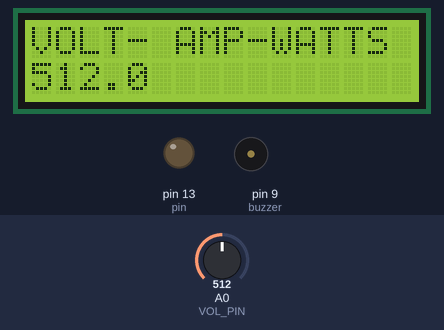
Bench run of a sketch on a simulated Arduino Uno, built with avr-gcc and run on an emulated ATmega328P. Shown: 16×2 character LCD, output pins drawn as LEDs (lit = HIGH), buzzer (waves = sounding, pin HIGH). Inputs (shaded band) come from the test bench; at power-on: A0 (VOL_PIN) = 512.

Above: at 2.7 s.
2.8 s: A0 (VOL_PIN) set to 475
At 4.8 s:
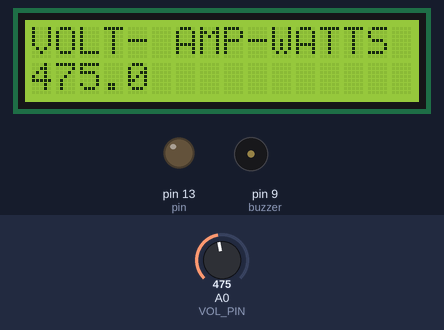
5.1 s: A0 (VOL_PIN) set to 439
At 5.4 s:
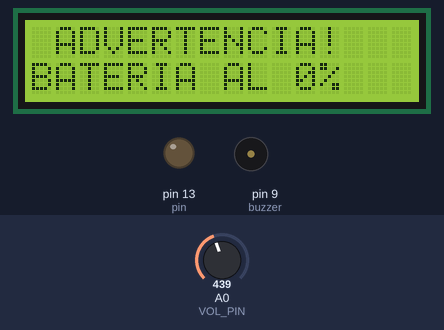
At 7.4 s:
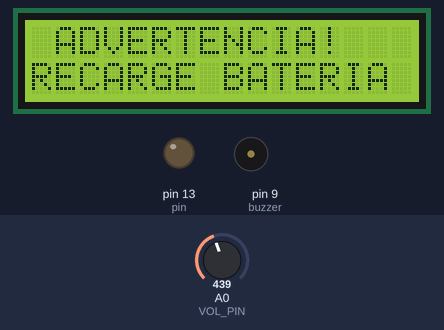
Timing chart, 0 to 8.9 s (numbered marks = the images above; inputs shaded):
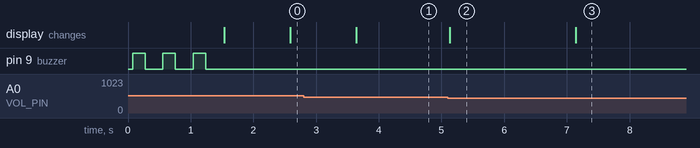

Measured:
- the behaviour switches between 458 and 457 on A0 (VOL_PIN) (found by bisection; images 1 and 2)
- after the input at 2.8 s, the display: changes after 0.84 s (image 1)
- after the input at 5.1 s, the display: changes at once (image 2)
- what the display in image 2 shows lasts 2.0 s, from 5.1 s to 7.1 s

The sketch:

LCD_FRANKI_48-0.2.ino
```cpp
#include <Wire.h>
#include <LiquidCrystal_I2C.h>
//LiquidCrystal_I2C lcd(0x27,20,4);  // LCD 20X4
LiquidCrystal_I2C lcd(0x27,16,2);  // LCD 16X2
#include <avr/io.h>
#include <avr/interrupt.h>


const int
VOL_PIN = A0,  // LECTURA DE BATERIA
VOLAC_PIN = A3, // LECTURA DE AC
pin = 13;

int buzzer = 9 ;// Pin 9 SONIDO

void setup()
{

  pinMode(buzzer, OUTPUT) ;
  pinMode(pin, OUTPUT);
  lcd.begin();                      // initialize the lcd
  lcd.backlight();
  lcd.setCursor(1,0);
  lcd.print("ENFOQUE SOLAR");

  digitalWrite (buzzer, HIGH) ;// send voice
  delay (200) ;// Delay 1ms
  digitalWrite (buzzer, LOW) ;// do not send voice
  delay (80) ;// delay ms
  delay (200) ;// Delay 1ms
  digitalWrite (buzzer, HIGH) ;// send voice
  delay (200) ;// Delay 1ms
  digitalWrite (buzzer, LOW) ;// do not send voice
  delay (80) ;// delay ms
  delay (200) ;// Delay 1ms
  digitalWrite (buzzer, HIGH) ;// send voice
  delay (200) ;// Delay 1ms
  digitalWrite (buzzer, LOW) ;// do not send voice
  delay (80) ;// delay ms
  delay (200) ;// Delay 1ms

  lcd.clear();
  lcd.setCursor(0,0);
  lcd.print("VOLT- AMP- WATTS");

}


void loop()
{
 // dot(); dot(); dot();
 // dash(); dash(); dash();
 // temp_();

  voltaje_dc();


}

void dot()
{
  digitalWrite(pin, HIGH);
  delay(250);
  digitalWrite(pin, LOW);
  delay(250);
}

void dash()
{
  digitalWrite(pin, HIGH);
  delay(1000);
  digitalWrite(pin, LOW);
  delay(250);
}

void voltaje_dc()
{
  int value;
  float volt;
  value = analogRead( VOL_PIN );
  volt = value;
  static int contador_de_display; //variable display


  lcd.setCursor(0,1);
 // lcd.print("Vdc: ");               // prints the voltage value in the LCD display
 // lcd.print(volt/11.518,1);
 // lcd.print(volt,1);

if (contador_de_display >= 1000) {        // actuzaliza cada 500 ciclos
    lcd.clear();
    lcd.setCursor(0,0);
    lcd.print("VOLT- AMP-WATTS");
    lcd.setCursor(0, 1);
    lcd.print(volt, 1);
    contador_de_display = 0;
    }
    contador_de_display++;

  if (volt <= 457) indicador_alarma(5);                             // low batt @ 10.5V --> (2k7/12.7k x 10.5) / 5 x 1023 = 457


}

void temp_()
{
  lcd.clear();
  lcd.setCursor(0,0);
  lcd.print("TEMP Most-Transf");

}


void indicador_alarma(int alarma) {
  int value;
  float volt;
  value = analogRead( VOL_PIN );
  volt = value;

  TCCR1A = 0;  // shutdown SPWM output
  TIMSK1 = 0;
  PORTB &= 0b11100001;

  lcd.clear();
  lcd.setCursor(1, 0);
  lcd.print("ADVERTENCIA!");
  lcd.setCursor(0, 1);
  if (alarma == 2) lcd.print(" UNDER VOLTAGE");
  if (alarma == 3) lcd.print("  OVER VOLTAGE");
  if (alarma == 4) lcd.print("OVER TEMPERATURE");
  if (alarma == 5) {lcd.print("BATERIA AL 0%"); delay(2000); lcd.setCursor(0, 1); lcd.print("RECARGE BATERIA"); delay(3000);  lcd.setCursor(0, 1); lcd.print("REINICIANDO....."); delay(4000); lcd.clear(); lcd.setCursor(0, 1); lcd.print(volt); delay(4000);}
}
```
